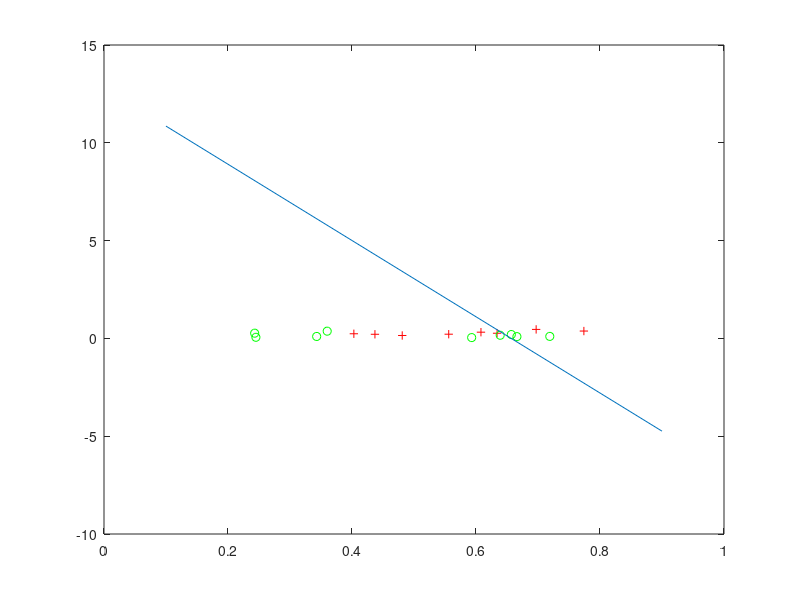

Here is the MATLAB script that generated this plot:
%对数几率回归 西瓜数据集
clear;clc;
beita=[1,1,1]; %%初值
k=0; %%迭代次数


xl=[[0.697,0.460],[0.774,0.376],[0.634,0.264],[0.608,0.318],[0.556,0.215],[0.403,0.237],[0.481,0.149],[0.437,0.211],[0.666,0.091],[0.243,0.267],[0.245,0.057],[.343,.099],[.639,.161],[.657,.198],[.360,.370],[.593,.042],[.719,.103]];
x(:,1) =xl(1:2:end);
x(:,2)=xl(2:2:end);
x(:,3)=ones(1,17);  %对x加一列1作为常数项
x=x';
y = [1,1,1,1,1,1,1,1,0,0,0,0,0,0,0,0,0];

while(1)
    b_d =[0,0,0]';
    b_dd =zeros(3,3);
    for i=1:length(x)
        p1=exp(beita*x(:,i))/(1+exp(beita*x(:,i)));
        b_d = -b_d-x(:,i)*(y(i)-p1); %一阶导数
        b_dd = b_dd+ x(:,i)*x(:,i)'*p1*(1-p1);  % 二阶导数
    end
    beita=beita-(b_dd\b_d)';  %牛顿法迭代公式  p59，(3.29)
    k=k+1;
    if k==8  %设定一个循环次数，这里可以设置迭代中止条件是误差函数变化小于miu
        break
    end
end

for i=1:17
    y_ans(i)=1/(1+exp(-(beita(1)*x(1,i)+beita(2)*x(2,i)+beita(3))));  %%还原为y值
end
%出来的效果很差，为啥子？喵喵喵？

for i=1:17     
    if y(i)==1
       plot(x(1,i),x(2,i),'+r');
       hold on;
    else if y(i)==0
          plot(x(1,i),x(2,i),'og');    
          hold on;
        end
    end
end
%计算出直线边界点 并绘制直线
ply=-(0.1*beita(1)+beita(3))/beita(2);
pry=-(0.9*beita(1)+beita(3))/beita(2);
line([0.1 0.9],[ply pry]);